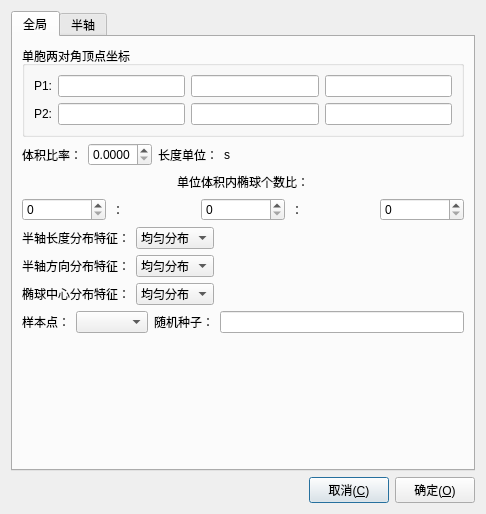
<?xml version="1.0" encoding="UTF-8"?>
<ui version="4.0">
 <class>SetCellDialog</class>
 <widget class="QDialog" name="SetCellDialog">
  <property name="windowModality">
   <enum>Qt::ApplicationModal</enum>
  </property>
  <property name="enabled">
   <bool>true</bool>
  </property>
  <property name="geometry">
   <rect>
    <x>0</x>
    <y>0</y>
    <width>486</width>
    <height>514</height>
   </rect>
  </property>
  <property name="windowTitle">
   <string>单胞设置对话框</string>
  </property>
  <property name="windowIcon">
   <iconset>
    <normaloff>:/icons/crystals.png</normaloff>:/icons/crystals.png</iconset>
  </property>
  <property name="modal">
   <bool>false</bool>
  </property>
  <layout class="QVBoxLayout" name="verticalLayout_6">
   <item>
    <widget class="QTabWidget" name="tabWidget">
     <property name="currentIndex">
      <number>0</number>
     </property>
     <widget class="QWidget" name="tab_globalInfo">
      <attribute name="title">
       <string>全局</string>
      </attribute>
      <layout class="QVBoxLayout" name="verticalLayout_2">
       <item>
        <widget class="QGroupBox" name="groupBox_6">
         <property name="title">
          <string>单胞两对角顶点坐标</string>
         </property>
         <layout class="QVBoxLayout" name="verticalLayout_8">
          <item>
           <layout class="QGridLayout" name="gridLayout_4">
            <item row="0" column="0">
             <widget class="QLabel" name="label_4">
              <property name="text">
               <string>P1:</string>
              </property>
             </widget>
            </item>
            <item row="0" column="1">
             <widget class="QLineEdit" name="lE_P1x">
              <property name="toolTip">
               <string>x坐标</string>
              </property>
             </widget>
            </item>
            <item row="0" column="2">
             <widget class="QLineEdit" name="lE_P1y">
              <property name="toolTip">
               <string>y坐标</string>
              </property>
             </widget>
            </item>
            <item row="0" column="3">
             <widget class="QLineEdit" name="lE_P1z">
              <property name="toolTip">
               <string>z坐标</string>
              </property>
             </widget>
            </item>
            <item row="1" column="0">
             <widget class="QLabel" name="label_14">
              <property name="text">
               <string>P2:</string>
              </property>
             </widget>
            </item>
            <item row="1" column="1">
             <widget class="QLineEdit" name="lE_P2x">
              <property name="toolTip">
               <string>x坐标</string>
              </property>
             </widget>
            </item>
            <item row="1" column="2">
             <widget class="QLineEdit" name="lE_P2y">
              <property name="toolTip">
               <string>y坐标</string>
              </property>
             </widget>
            </item>
            <item row="1" column="3">
             <widget class="QLineEdit" name="lE_P2z">
              <property name="toolTip">
               <string>z坐标</string>
              </property>
             </widget>
            </item>
           </layout>
          </item>
         </layout>
        </widget>
       </item>
       <item>
        <layout class="QHBoxLayout" name="horizontalLayout_3">
         <item>
          <widget class="QLabel" name="label_">
           <property name="toolTip">
            <string/>
           </property>
           <property name="text">
            <string>体积比率：</string>
           </property>
          </widget>
         </item>
         <item>
          <widget class="QDoubleSpinBox" name="dSB_volRation">
           <property name="decimals">
            <number>4</number>
           </property>
           <property name="maximum">
            <double>1.000000000000000</double>
           </property>
           <property name="singleStep">
            <double>0.010000000000000</double>
           </property>
          </widget>
         </item>
         <item>
          <widget class="QLabel" name="label_1">
           <property name="toolTip">
            <string/>
           </property>
           <property name="text">
            <string>长度单位：</string>
           </property>
          </widget>
         </item>
         <item>
          <widget class="QLabel" name="labelUnit">
           <property name="toolTip">
            <string/>
           </property>
           <property name="text">
            <string>s</string>
           </property>
          </widget>
         </item>
         <item>
          <spacer name="horizontalSpacer_6">
           <property name="orientation">
            <enum>Qt::Horizontal</enum>
           </property>
           <property name="sizeHint" stdset="0">
            <size>
             <width>38</width>
             <height>20</height>
            </size>
           </property>
          </spacer>
         </item>
        </layout>
       </item>
       <item>
        <layout class="QHBoxLayout" name="horizontalLayout_8">
         <item>
          <spacer name="horizontalSpacer_2">
           <property name="orientation">
            <enum>Qt::Horizontal</enum>
           </property>
           <property name="sizeHint" stdset="0">
            <size>
             <width>118</width>
             <height>20</height>
            </size>
           </property>
          </spacer>
         </item>
         <item>
          <widget class="QLabel" name="label">
           <property name="text">
            <string>单位体积内椭球个数比：</string>
           </property>
          </widget>
         </item>
         <item>
          <spacer name="horizontalSpacer_4">
           <property name="orientation">
            <enum>Qt::Horizontal</enum>
           </property>
           <property name="sizeHint" stdset="0">
            <size>
             <width>118</width>
             <height>20</height>
            </size>
           </property>
          </spacer>
         </item>
        </layout>
       </item>
       <item>
        <layout class="QHBoxLayout" name="horizontalLayout_4">
         <item>
          <widget class="QSpinBox" name="sB_fiber">
           <property name="toolTip">
            <string>短纤维颗粒数</string>
           </property>
           <property name="statusTip">
            <string>短纤维颗粒数</string>
           </property>
           <property name="readOnly">
            <bool>false</bool>
           </property>
           <property name="maximum">
            <number>999999999</number>
           </property>
          </widget>
         </item>
         <item>
          <widget class="QLabel" name="label_2">
           <property name="text">
            <string>：</string>
           </property>
          </widget>
         </item>
         <item>
          <widget class="QSpinBox" name="sB_ellipsoid">
           <property name="toolTip">
            <string>椭球颗粒数</string>
           </property>
           <property name="statusTip">
            <string>椭球颗粒数</string>
           </property>
           <property name="readOnly">
            <bool>false</bool>
           </property>
           <property name="accelerated">
            <bool>false</bool>
           </property>
           <property name="keyboardTracking">
            <bool>true</bool>
           </property>
           <property name="maximum">
            <number>999999999</number>
           </property>
          </widget>
         </item>
         <item>
          <widget class="QLabel" name="label_3">
           <property name="text">
            <string>：</string>
           </property>
          </widget>
         </item>
         <item>
          <widget class="QSpinBox" name="sB_thinCoin">
           <property name="toolTip">
            <string>薄钱币数</string>
           </property>
           <property name="statusTip">
            <string>薄钱币数</string>
           </property>
           <property name="maximum">
            <number>999999999</number>
           </property>
          </widget>
         </item>
        </layout>
       </item>
       <item>
        <layout class="QGridLayout" name="gridLayout_2">
         <item row="0" column="0">
          <widget class="QLabel" name="label_25">
           <property name="text">
            <string>半轴长度分布特征：</string>
           </property>
          </widget>
         </item>
         <item row="0" column="1">
          <widget class="QComboBox" name="cB_AxisDistribute">
           <item>
            <property name="text">
             <string>均匀分布</string>
            </property>
           </item>
           <item>
            <property name="text">
             <string>正态分布</string>
            </property>
           </item>
          </widget>
         </item>
         <item row="0" column="2">
          <spacer name="horizontalSpacer_9">
           <property name="orientation">
            <enum>Qt::Horizontal</enum>
           </property>
           <property name="sizeHint" stdset="0">
            <size>
             <width>138</width>
             <height>20</height>
            </size>
           </property>
          </spacer>
         </item>
         <item row="1" column="0">
          <widget class="QLabel" name="label_26">
           <property name="text">
            <string>半轴方向分布特征：</string>
           </property>
          </widget>
         </item>
         <item row="1" column="1">
          <widget class="QComboBox" name="cB_AxisOrientation">
           <item>
            <property name="text">
             <string>均匀分布</string>
            </property>
           </item>
           <item>
            <property name="text">
             <string>正态分布</string>
            </property>
           </item>
          </widget>
         </item>
         <item row="1" column="2">
          <spacer name="horizontalSpacer_8">
           <property name="orientation">
            <enum>Qt::Horizontal</enum>
           </property>
           <property name="sizeHint" stdset="0">
            <size>
             <width>138</width>
             <height>20</height>
            </size>
           </property>
          </spacer>
         </item>
         <item row="2" column="0">
          <widget class="QLabel" name="label_8">
           <property name="text">
            <string>椭球中心分布特征：</string>
           </property>
          </widget>
         </item>
         <item row="2" column="1">
          <widget class="QComboBox" name="cB_pointDistribute">
           <item>
            <property name="text">
             <string>均匀分布</string>
            </property>
           </item>
           <item>
            <property name="text">
             <string>正态分布</string>
            </property>
           </item>
           <item>
            <property name="text">
             <string>指数分布</string>
            </property>
           </item>
          </widget>
         </item>
         <item row="2" column="2">
          <spacer name="horizontalSpacer_10">
           <property name="orientation">
            <enum>Qt::Horizontal</enum>
           </property>
           <property name="sizeHint" stdset="0">
            <size>
             <width>138</width>
             <height>20</height>
            </size>
           </property>
          </spacer>
         </item>
        </layout>
       </item>
       <item>
        <layout class="QHBoxLayout" name="horizontalLayout_2">
         <item>
          <widget class="QLabel" name="label_9">
           <property name="text">
            <string>样本点：</string>
           </property>
          </widget>
         </item>
         <item>
          <widget class="QComboBox" name="cB_SeedCountList"/>
         </item>
         <item>
          <widget class="QLabel" name="label_10">
           <property name="text">
            <string>随机种子：</string>
           </property>
          </widget>
         </item>
         <item>
          <widget class="QLineEdit" name="lE_SeedNum">
           <property name="inputMask">
            <string/>
           </property>
           <property name="echoMode">
            <enum>QLineEdit::Normal</enum>
           </property>
           <property name="dragEnabled">
            <bool>false</bool>
           </property>
           <property name="readOnly">
            <bool>true</bool>
           </property>
          </widget>
         </item>
        </layout>
       </item>
       <item>
        <spacer name="verticalSpacer">
         <property name="orientation">
          <enum>Qt::Vertical</enum>
         </property>
         <property name="sizeHint" stdset="0">
          <size>
           <width>20</width>
           <height>178</height>
          </size>
         </property>
        </spacer>
       </item>
      </layout>
     </widget>
     <widget class="QWidget" name="tab">
      <attribute name="title">
       <string>半轴</string>
      </attribute>
      <layout class="QVBoxLayout" name="verticalLayout_5">
       <item>
        <widget class="QGroupBox" name="groupBox">
         <property name="title">
          <string>短纤维颗粒</string>
         </property>
         <layout class="QVBoxLayout" name="verticalLayout_4">
          <item>
           <layout class="QHBoxLayout" name="horizontalLayout_15">
            <item>
             <widget class="QLabel" name="label_15">
              <property name="text">
               <string>长半轴范围：</string>
              </property>
             </widget>
            </item>
            <item>
             <widget class="QDoubleSpinBox" name="dSB_aMin_fiber">
              <property name="toolTip">
               <string>最小值</string>
              </property>
              <property name="decimals">
               <number>3</number>
              </property>
              <property name="maximum">
               <double>999999999.000000000000000</double>
              </property>
              <property name="singleStep">
               <double>1.000000000000000</double>
              </property>
             </widget>
            </item>
            <item>
             <widget class="QDoubleSpinBox" name="dSB_aMax_fiber">
              <property name="toolTip">
               <string>最大值</string>
              </property>
              <property name="decimals">
               <number>3</number>
              </property>
              <property name="maximum">
               <double>999999999.000000000000000</double>
              </property>
             </widget>
            </item>
           </layout>
          </item>
          <item>
           <layout class="QHBoxLayout" name="horizontalLayout_12">
            <item>
             <widget class="QLabel" name="label_16">
              <property name="text">
               <string>中短半轴之值：</string>
              </property>
             </widget>
            </item>
            <item>
             <widget class="QDoubleSpinBox" name="dSB_bValue_fiber">
              <property name="decimals">
               <number>3</number>
              </property>
              <property name="maximum">
               <double>999999999.000000000000000</double>
              </property>
             </widget>
            </item>
            <item>
             <spacer name="horizontalSpacer_3">
              <property name="orientation">
               <enum>Qt::Horizontal</enum>
              </property>
              <property name="sizeHint" stdset="0">
               <size>
                <width>138</width>
                <height>20</height>
               </size>
              </property>
             </spacer>
            </item>
           </layout>
          </item>
         </layout>
        </widget>
       </item>
       <item>
        <widget class="QGroupBox" name="groupBox_2">
         <property name="title">
          <string>椭球颗粒</string>
         </property>
         <layout class="QVBoxLayout" name="verticalLayout">
          <item>
           <layout class="QHBoxLayout" name="horizontalLayout_7">
            <item>
             <widget class="QLabel" name="label_5">
              <property name="text">
               <string>长半轴范围：</string>
              </property>
             </widget>
            </item>
            <item>
             <widget class="QDoubleSpinBox" name="dSB_aMin_ellipsoid">
              <property name="toolTip">
               <string>最小值</string>
              </property>
              <property name="decimals">
               <number>3</number>
              </property>
              <property name="maximum">
               <double>999999999.000000000000000</double>
              </property>
              <property name="singleStep">
               <double>1.000000000000000</double>
              </property>
             </widget>
            </item>
            <item>
             <widget class="QDoubleSpinBox" name="dSB_aMax_ellipsoid">
              <property name="toolTip">
               <string>最大值</string>
              </property>
              <property name="decimals">
               <number>3</number>
              </property>
              <property name="maximum">
               <double>999999999.000000000000000</double>
              </property>
             </widget>
            </item>
           </layout>
          </item>
          <item>
           <layout class="QHBoxLayout" name="horizontalLayout_6">
            <item>
             <widget class="QLabel" name="label_6">
              <property name="text">
               <string>中半轴的最小值：</string>
              </property>
             </widget>
            </item>
            <item>
             <widget class="QDoubleSpinBox" name="dSB_bMin_ellipsoid">
              <property name="decimals">
               <number>3</number>
              </property>
              <property name="maximum">
               <double>999999999.000000000000000</double>
              </property>
             </widget>
            </item>
            <item>
             <spacer name="horizontalSpacer_5">
              <property name="orientation">
               <enum>Qt::Horizontal</enum>
              </property>
              <property name="sizeHint" stdset="0">
               <size>
                <width>128</width>
                <height>20</height>
               </size>
              </property>
             </spacer>
            </item>
           </layout>
          </item>
          <item>
           <layout class="QHBoxLayout" name="horizontalLayout_5">
            <item>
             <widget class="QLabel" name="label_7">
              <property name="text">
               <string>短半轴的最小值：</string>
              </property>
             </widget>
            </item>
            <item>
             <widget class="QDoubleSpinBox" name="dSB_cMin_ellipsoid">
              <property name="decimals">
               <number>3</number>
              </property>
              <property name="maximum">
               <double>999999999.000000000000000</double>
              </property>
             </widget>
            </item>
            <item>
             <spacer name="horizontalSpacer_11">
              <property name="orientation">
               <enum>Qt::Horizontal</enum>
              </property>
              <property name="sizeHint" stdset="0">
               <size>
                <width>128</width>
                <height>20</height>
               </size>
              </property>
             </spacer>
            </item>
           </layout>
          </item>
         </layout>
        </widget>
       </item>
       <item>
        <widget class="QGroupBox" name="groupBox_3">
         <property name="title">
          <string>薄钱币颗粒</string>
         </property>
         <layout class="QVBoxLayout" name="verticalLayout_3">
          <item>
           <layout class="QHBoxLayout" name="horizontalLayout_18">
            <item>
             <widget class="QLabel" name="label_20">
              <property name="text">
               <string>长半轴范围：</string>
              </property>
             </widget>
            </item>
            <item>
             <widget class="QDoubleSpinBox" name="dSB_aMin_coin">
              <property name="toolTip">
               <string>最小值</string>
              </property>
              <property name="decimals">
               <number>3</number>
              </property>
              <property name="maximum">
               <double>999999999.000000000000000</double>
              </property>
              <property name="singleStep">
               <double>1.000000000000000</double>
              </property>
             </widget>
            </item>
            <item>
             <widget class="QDoubleSpinBox" name="dSB_aMax_coin">
              <property name="toolTip">
               <string>最大值</string>
              </property>
              <property name="decimals">
               <number>3</number>
              </property>
              <property name="maximum">
               <double>999999999.000000000000000</double>
              </property>
             </widget>
            </item>
           </layout>
          </item>
          <item>
           <layout class="QHBoxLayout" name="horizontalLayout_17">
            <item>
             <widget class="QLabel" name="label_21">
              <property name="text">
               <string>中半轴的最小值：</string>
              </property>
             </widget>
            </item>
            <item>
             <widget class="QDoubleSpinBox" name="dSB_bMin_coin">
              <property name="decimals">
               <number>3</number>
              </property>
              <property name="maximum">
               <double>999999999.000000000000000</double>
              </property>
             </widget>
            </item>
            <item>
             <spacer name="horizontalSpacer_13">
              <property name="orientation">
               <enum>Qt::Horizontal</enum>
              </property>
              <property name="sizeHint" stdset="0">
               <size>
                <width>118</width>
                <height>20</height>
               </size>
              </property>
             </spacer>
            </item>
           </layout>
          </item>
          <item>
           <layout class="QHBoxLayout" name="horizontalLayout_16">
            <item>
             <widget class="QLabel" name="label_22">
              <property name="text">
               <string>短半轴之值：</string>
              </property>
             </widget>
            </item>
            <item>
             <widget class="QDoubleSpinBox" name="dSB_cValue_coin">
              <property name="decimals">
               <number>3</number>
              </property>
              <property name="maximum">
               <double>999999999.000000000000000</double>
              </property>
             </widget>
            </item>
            <item>
             <spacer name="horizontalSpacer_14">
              <property name="orientation">
               <enum>Qt::Horizontal</enum>
              </property>
              <property name="sizeHint" stdset="0">
               <size>
                <width>158</width>
                <height>20</height>
               </size>
              </property>
             </spacer>
            </item>
           </layout>
          </item>
         </layout>
        </widget>
       </item>
      </layout>
     </widget>
    </widget>
   </item>
   <item>
    <layout class="QHBoxLayout" name="horizontalLayout">
     <item>
      <spacer name="horizontalSpacer">
       <property name="orientation">
        <enum>Qt::Horizontal</enum>
       </property>
       <property name="sizeHint" stdset="0">
        <size>
         <width>158</width>
         <height>20</height>
        </size>
       </property>
      </spacer>
     </item>
     <item>
      <widget class="QPushButton" name="pB_Cancel">
       <property name="text">
        <string>取消(&amp;C)</string>
       </property>
      </widget>
     </item>
     <item>
      <widget class="QPushButton" name="pB_OK">
       <property name="text">
        <string>确定(&amp;O)</string>
       </property>
      </widget>
     </item>
    </layout>
   </item>
  </layout>
 </widget>
 <tabstops>
  <tabstop>sB_fiber</tabstop>
  <tabstop>sB_ellipsoid</tabstop>
  <tabstop>sB_thinCoin</tabstop>
  <tabstop>dSB_aMin_ellipsoid</tabstop>
  <tabstop>dSB_aMax_ellipsoid</tabstop>
  <tabstop>dSB_bMin_ellipsoid</tabstop>
  <tabstop>dSB_cMin_ellipsoid</tabstop>
  <tabstop>pB_Cancel</tabstop>
  <tabstop>pB_OK</tabstop>
  <tabstop>tabWidget</tabstop>
 </tabstops>
 <resources/>
 <connections/>
</ui>
